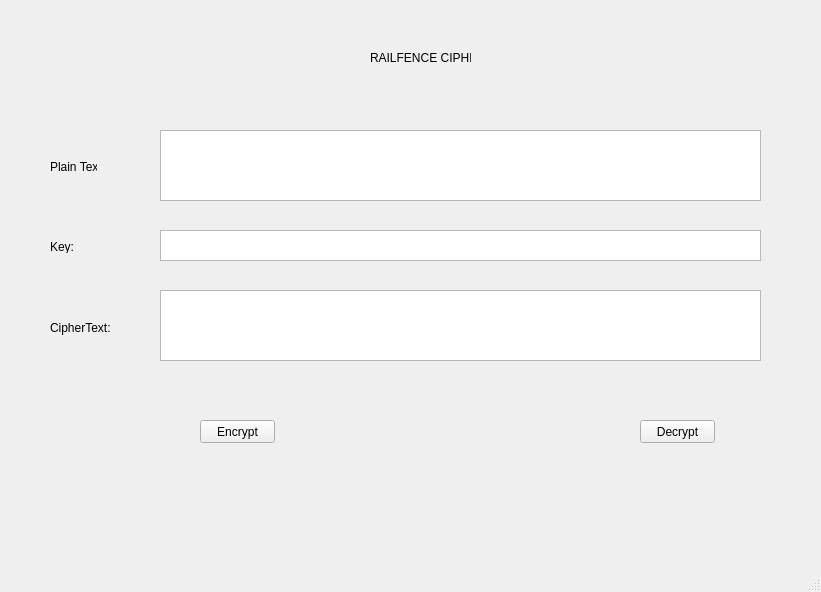
<?xml version="1.0" encoding="UTF-8"?>
<ui version="4.0">
 <class>MainWindow</class>
 <widget class="QMainWindow" name="MainWindow">
  <property name="geometry">
   <rect>
    <x>0</x>
    <y>0</y>
    <width>821</width>
    <height>592</height>
   </rect>
  </property>
  <property name="windowTitle">
   <string>MainWindow</string>
  </property>
  <widget class="QWidget" name="centralwidget">
   <widget class="QLabel" name="label">
    <property name="geometry">
     <rect>
      <x>50</x>
      <y>160</y>
      <width>47</width>
      <height>13</height>
     </rect>
    </property>
    <property name="text">
     <string>Plain Text:</string>
    </property>
   </widget>
   <widget class="QPlainTextEdit" name="PlainText_plt">
    <property name="geometry">
     <rect>
      <x>160</x>
      <y>130</y>
      <width>601</width>
      <height>71</height>
     </rect>
    </property>
   </widget>
   <widget class="QLabel" name="label_2">
    <property name="geometry">
     <rect>
      <x>50</x>
      <y>240</y>
      <width>47</width>
      <height>13</height>
     </rect>
    </property>
    <property name="text">
     <string>Key:</string>
    </property>
   </widget>
   <widget class="QPlainTextEdit" name="CipherText_plt">
    <property name="geometry">
     <rect>
      <x>160</x>
      <y>290</y>
      <width>601</width>
      <height>71</height>
     </rect>
    </property>
   </widget>
   <widget class="QLabel" name="label_3">
    <property name="geometry">
     <rect>
      <x>50</x>
      <y>320</y>
      <width>61</width>
      <height>16</height>
     </rect>
    </property>
    <property name="text">
     <string>CipherText:</string>
    </property>
   </widget>
   <widget class="QLabel" name="label_4">
    <property name="geometry">
     <rect>
      <x>370</x>
      <y>50</y>
      <width>101</width>
      <height>16</height>
     </rect>
    </property>
    <property name="text">
     <string>RAILFENCE CIPHER</string>
    </property>
   </widget>
   <widget class="QPushButton" name="Encrypt_pb">
    <property name="geometry">
     <rect>
      <x>200</x>
      <y>420</y>
      <width>75</width>
      <height>23</height>
     </rect>
    </property>
    <property name="text">
     <string>Encrypt</string>
    </property>
   </widget>
   <widget class="QPushButton" name="Decrypt_pb">
    <property name="geometry">
     <rect>
      <x>640</x>
      <y>420</y>
      <width>75</width>
      <height>23</height>
     </rect>
    </property>
    <property name="text">
     <string>Decrypt</string>
    </property>
   </widget>
   <widget class="QPlainTextEdit" name="Key_plt">
    <property name="geometry">
     <rect>
      <x>160</x>
      <y>230</y>
      <width>601</width>
      <height>31</height>
     </rect>
    </property>
   </widget>
  </widget>
  <widget class="QMenuBar" name="menubar">
   <property name="geometry">
    <rect>
     <x>0</x>
     <y>0</y>
     <width>821</width>
     <height>21</height>
    </rect>
   </property>
  </widget>
  <widget class="QStatusBar" name="statusbar"/>
 </widget>
 <resources/>
 <connections/>
</ui>
